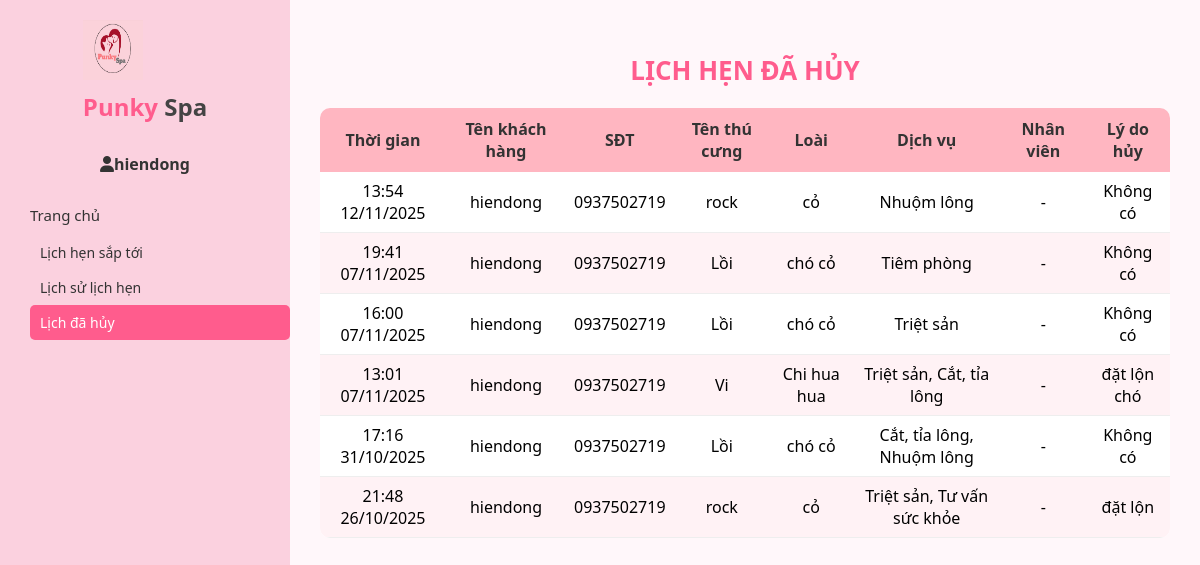
The app's page /lich-hen/da-huy/ (signed in) with its own data.
### LichHen/models.py (models this page shows, shortened)
class LichHen(models.Model):
    phone_validator = RegexValidator(
        regex=r'^\d{10}$',
        message="Số điện thoại phải gồm đúng 10 chữ số."
    )
    TRANG_THAI_CHOICES = [
        ('sap_toi', 'Sắp tới'),
        ('hoan_thanh', 'Hoàn thành'),
        ('huy', 'Đã hủy'),
    ]
    khach_hang = models.ForeignKey(
        KhachHang,
        on_delete=models.CASCADE,
        help_text="Khách hàng đặt lịch hẹn."
    )
    thu_cung = models.ForeignKey(
        ThuCung,
        on_delete=models.CASCADE,
        help_text="Thú cưng được chăm sóc."
    )
    nhan_vien = models.ForeignKey(
        NhanVien,
        on_delete=models.SET_NULL,
        null=True, blank=True,
        help_text="Nhân viên phụ trách dịch vụ."
    )
    so_dien_thoai = models.CharField(
        max_length=10,
        validators=[phone_validator],
        blank=False,  # ❌ không được để trống
        null=False,  # ❌ không được null
        verbose_name="Số điện thoại"
    )
    thoi_gian = models.DateTimeField(help_text="Thời gian thực hiện dịch vụ.")
    ghi_chu = models.TextField(blank=True, help_text="Ghi chú đặc biệt của khách hàng.")
    trang_thai = models.CharField(max_length=20, choices=TRANG_THAI_CHOICES, default='sap_toi')
    ly_do_huy = models.TextField(blank=True, null=True)

class DV_LichHen(models.Model):
    lich_hen = models.ForeignKey(LichHen, on_delete=models.CASCADE)
    dich_vu = models.ForeignKey('DV.DichVu', on_delete=models.CASCADE)

### TK/models.py (models this page shows, shortened)
class KhachHang(models.Model):
    user = models.OneToOneField(User, on_delete=models.CASCADE, null=True, blank=True)
    ho_ten = models.CharField(max_length=100, blank=True)
    so_dien_thoai = models.CharField(max_length=15)
    dia_chi = models.CharField(max_length=255)
    gioi_tinh = models.CharField(max_length=1, choices=[('M', 'Nam'), ('F', 'Nữ')])
    ngay_sinh = models.DateField(null=True, blank=True)
    email = models.EmailField(max_length=255, blank=True)
    ngay_tham_gia = models.DateField(auto_now_add=True)

class ThuCung(models.Model):
    khach_hang = models.ForeignKey(KhachHang, on_delete=models.CASCADE)
    ten_thucung = models.CharField(max_length=100)
    loai = models.CharField(max_length=100)
    tuoi = models.IntegerField()
    can_nang = models.FloatField(null=True, blank=True)
    ghi_chu = models.TextField(blank=True)

class NhanVien(models.Model):
    user = models.OneToOneField(User, on_delete=models.CASCADE, null=True, blank=True)
    ho_ten = models.CharField(max_length=100, blank=True)
    email = models.EmailField(max_length=255, blank=True)
    chuc_vu = models.CharField(max_length=100)
    so_dien_thoai = models.CharField(max_length=15)
    dia_chi = models.CharField(max_length=255)
    ngay_vao_lam = models.DateField()

### DV/models.py (models this page shows, shortened)
class DichVu(models.Model):
    ten_dich_vu = models.CharField(max_length=100, verbose_name="Tên dịch vụ")
    mo_ta = models.TextField(verbose_name="Mô tả", blank=True)
    gia = models.DecimalField(max_digits=10, decimal_places=2, verbose_name="Giá")
    hinh_anh = models.ImageField(upload_to="dichvu/", blank=True, null=True, verbose_name="Hình ảnh")

### LichHen/views.py (the view)
# urls.py: path('da-huy/', views.lich_da_huy, name='lich_da_huy'),
@login_required(login_url='/dangnhap/')
def lich_da_huy(request):
    khach_hang = KhachHang.objects.filter(user=request.user).first()
    lich_hens = LichHen.objects.filter(
        khach_hang=khach_hang,
        trang_thai='huy'
    ).order_by('-thoi_gian')
    return render(request, 'lichhen/lich_da_huy.html', {'lich_hens': lich_hens})

### TB/context_processors.py (called while the page is built)
def thong_bao_moi(request):
    thong_baos_moi = []
    if request.user.is_authenticated:
        thong_baos_moi = ThongBao.objects.filter(
            nguoi_nhan=request.user, da_doc=False
        ).order_by('-ngay_tao')[:5]
    return {'thong_baos_moi': thong_baos_moi}

### LichHen/templates/lichhen/lich_da_huy.html (shortened to what this page needs)
<!DOCTYPE html>
<html lang="vi">
<head>
    {% load static %}
  <link rel="stylesheet" href="{% static 'lichhen/style.css' %}">
  <link rel="stylesheet" href="https://cdnjs.cloudflare.com/ajax/libs/font-awesome/6.5.0/css/all.min.css">
</head>
<body>
<div class="container">
  <aside class="sidebar">
    <div class="logo">
      <img src="{% static 'trangchu/logo.png' %}" alt="Punky Spa">
      <h2><span class="pink">Punky</span> Spa</h2>
    </div>
    <div class="user-info">
      <i class="fa fa-user"></i>{{ request.user.username }}
    </div>
    <nav>
      <a href="{% url 'home' %}">Trang chủ</a>
      <div class="dropdown-content">
        <a href="{% url 'lich_hen_sap_toi' %}">Lịch hẹn sắp tới</a>
        <a href="{% url 'lich_su_lich_hen' %}">Lịch sử lịch hẹn</a>
        <a href="{% url 'lich_da_huy' %}" class="active">Lịch đã hủy</a>
      </div>
    </nav>
  </aside>
  <div class="main-content">
    <div class="header-row">
      <h2 style="color:#ff5c8d;"> Lịch hẹn đã hủy</h2>
    </div>
    <table class="schedule-table">
      <thead>
        <tr>
          <th>Thời gian</th>
          <th>Tên khách hàng</th>
          <th>SĐT</th>
          <th>Tên thú cưng</th>
          <th>Loài</th>
          <th>Dịch vụ</th>
          <th>Nhân viên</th>
          <th>Lý do hủy</th>
        </tr>
      </thead>
      <tbody>
        {% for lh in lich_hens %}
        <tr>
          <td>{{ lh.thoi_gian|date:"H:i d/m/Y" }}</td>
          <td>{{ lh.khach_hang.ho_ten }}</td>
          <td>{{ lh.so_dien_thoai }}</td>
          <td>{{ lh.thu_cung.ten_thucung }}</td>
          <td>{{ lh.thu_cung.loai }}</td>
          <td>
            {% for dv in lh.dv_lichhen_set.all %}
              {{ dv.dich_vu.ten_dich_vu }}{% if not forloop.last %}, {% endif %}
            {% endfor %}
          </td>
          <td>{{ lh.nhan_vien.user.get_full_name|default:"-" }}</td>
          <td>{{ lh.ly_do_huy|default:"Không có" }}</td>
        </tr>
        {% empty %}
        <tr><td colspan="8">Không có lịch hẹn bị hủy.</td></tr>
        {% endfor %}
      </tbody>
    </table>
  </div>
</div>
</body>
</html>

### LichHen/static/lichhen/style.css (style rules this page uses)
.main-content h2 { color: #ff5c8d; text-align: center; font-size: 26px; font-weight: 700; text-transform: uppercase; margin-bottom: 25px; display: flex; align-items: center; justify-content: center; gap: 10px; }
body { margin: 0; font-family: "Segoe UI", sans-serif; background-color: #fdeff4; }
.container { display: flex; height: 100vh; }
.sidebar { width: 250px; background-color: #fbd1df; padding: 20px; display: flex; flex-direction: column; align-items: center; }
.logo img { width: 60px; height: 60px; }
.logo h2 { color: #444; margin-top: 5px; }
.logo .pink { color: #ff5c8d; }
.user-info { margin-top: 10px; font-weight: bold; color: #333; }
nav { width: 100%; margin-top: 20px; }
nav a, .drop-btn { display: block; padding: 10px; border: none; background: none; text-align: left; width: 100%; cursor: pointer; font-size: 15px; color: #333; text-decoration: none; }
.dropdown-content { display: block; margin-left: 10px; }
.dropdown-content a { padding: 8px 10px; font-size: 14px; display: block; color: #333; }
.dropdown-content a.active { background-color: #ff5c8d; color: white; border-radius: 5px; }
.main-content { flex: 1; padding: 30px; background-color: #fff7fa; }
.main-content h2 { color: #ff5c8d; margin-bottom: 10px; }
.schedule-table { width: 100%; border-collapse: collapse; margin-top: 20px; background-color: white; border-radius: 10px; overflow: hidden; }
.schedule-table th { background-color: #ffb6c1; color: #333; padding: 10px; font-weight: bold; }
.schedule-table td { padding: 8px; text-align: center; border-bottom: 1px solid #eee; }
.schedule-table tr:nth-child(even) { background-color: #fff2f5; }

### records on screen
LichHen: thoi_gian "13:54 12/11/2025", khach_hang.ho_ten "hiendong", so_dien_thoai "0937502719", thu_cung.ten_thucung "rock", thu_cung.loai "cỏ", nhan_vien.user.get_full_name "-", ly_do_huy "Không có"
DV_LichHen: dich_vu.ten_dich_vu "Nhuộm lông"
LichHen: thoi_gian "19:41 07/11/2025", khach_hang.ho_ten "hiendong", so_dien_thoai "0937502719", thu_cung.ten_thucung "Lồi", thu_cung.loai "chó cỏ", nhan_vien.user.get_full_name "-", ly_do_huy "Không có"
DV_LichHen: dich_vu.ten_dich_vu "Tiêm phòng"
LichHen: thoi_gian "16:00 07/11/2025", khach_hang.ho_ten "hiendong", so_dien_thoai "0937502719", thu_cung.ten_thucung "Lồi", thu_cung.loai "chó cỏ", nhan_vien.user.get_full_name "-", ly_do_huy "Không có"
DV_LichHen: dich_vu.ten_dich_vu "Triệt sản"
LichHen: thoi_gian "13:01 07/11/2025", khach_hang.ho_ten "hiendong", so_dien_thoai "0937502719", thu_cung.ten_thucung "Vi", thu_cung.loai "Chi hua hua", nhan_vien.user.get_full_name "-", ly_do_huy "đặt lộn chó"
DV_LichHen: dich_vu.ten_dich_vu "Triệt sản"
DV_LichHen: dich_vu.ten_dich_vu "Cắt, tỉa lông"
LichHen: thoi_gian "17:16 31/10/2025", khach_hang.ho_ten "hiendong", so_dien_thoai "0937502719", thu_cung.ten_thucung "Lồi", thu_cung.loai "chó cỏ", nhan_vien.user.get_full_name "-", ly_do_huy "Không có"
DV_LichHen: dich_vu.ten_dich_vu "Cắt, tỉa lông"
DV_LichHen: dich_vu.ten_dich_vu "Nhuộm lông"
LichHen: thoi_gian "21:48 26/10/2025", khach_hang.ho_ten "hiendong", so_dien_thoai "0937502719", thu_cung.ten_thucung "rock", thu_cung.loai "cỏ", nhan_vien.user.get_full_name "-", ly_do_huy "đặt lộn"
DV_LichHen: dich_vu.ten_dich_vu "Triệt sản"
DV_LichHen: dich_vu.ten_dich_vu "Tư vấn sức khỏe"

### other values on screen
{{ request.user.username }} "hiendong"
